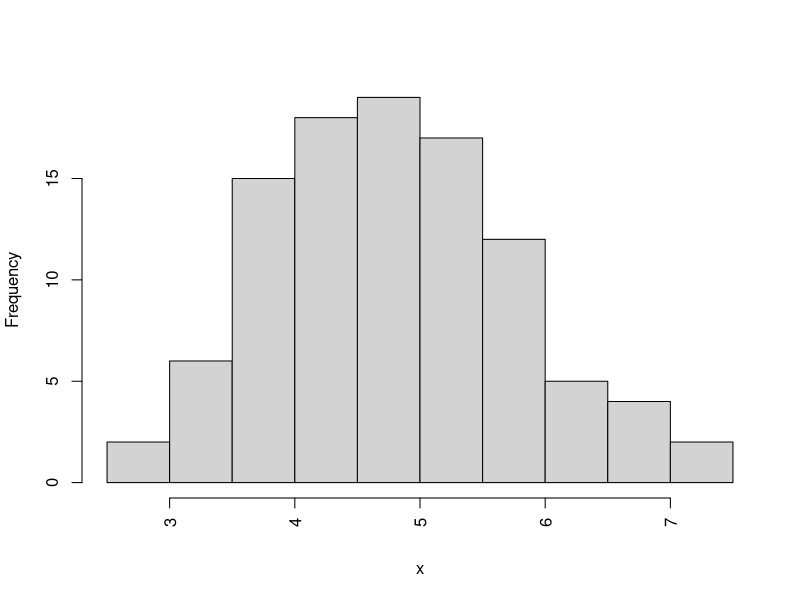
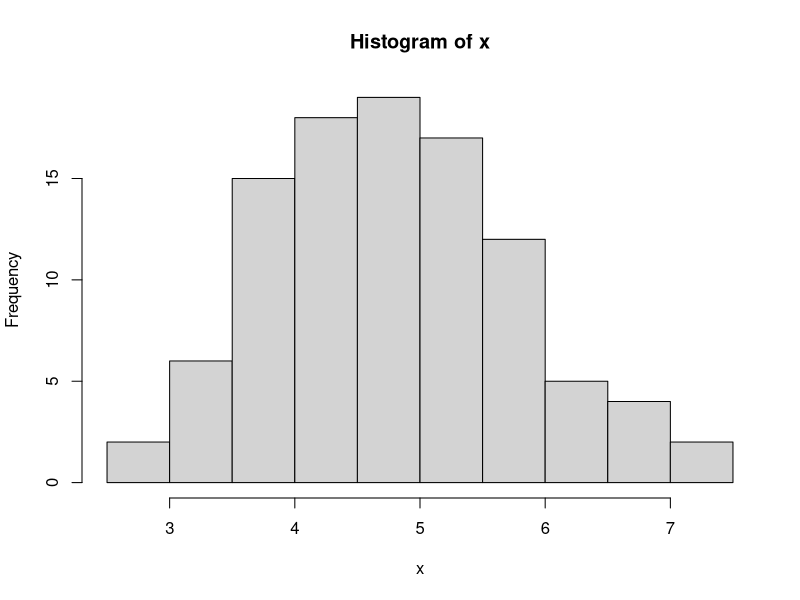
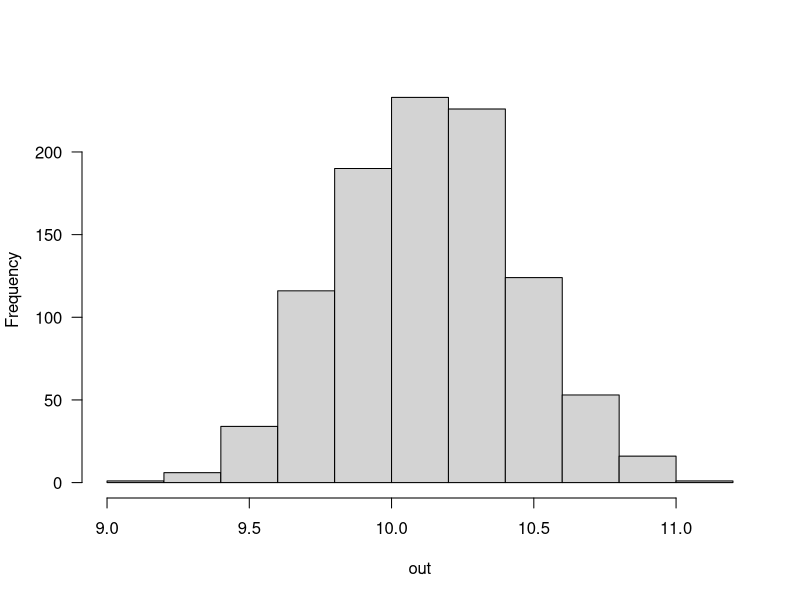
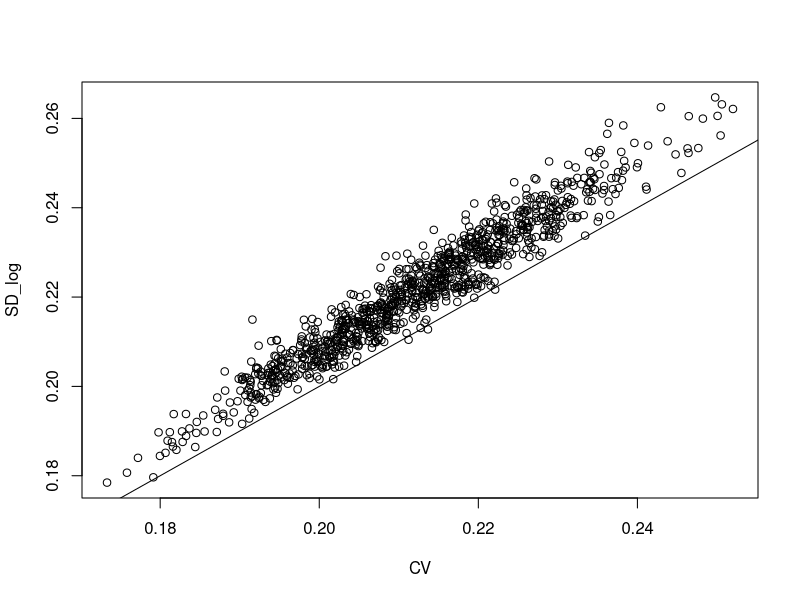
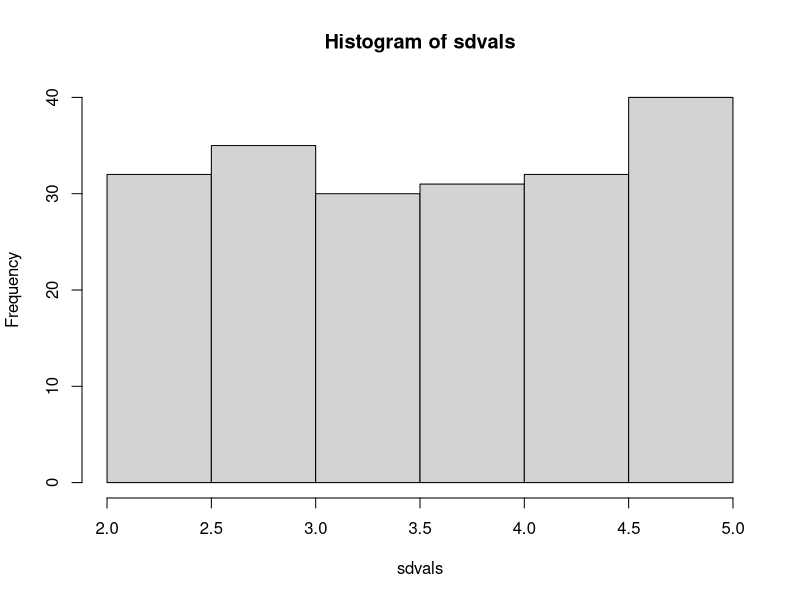
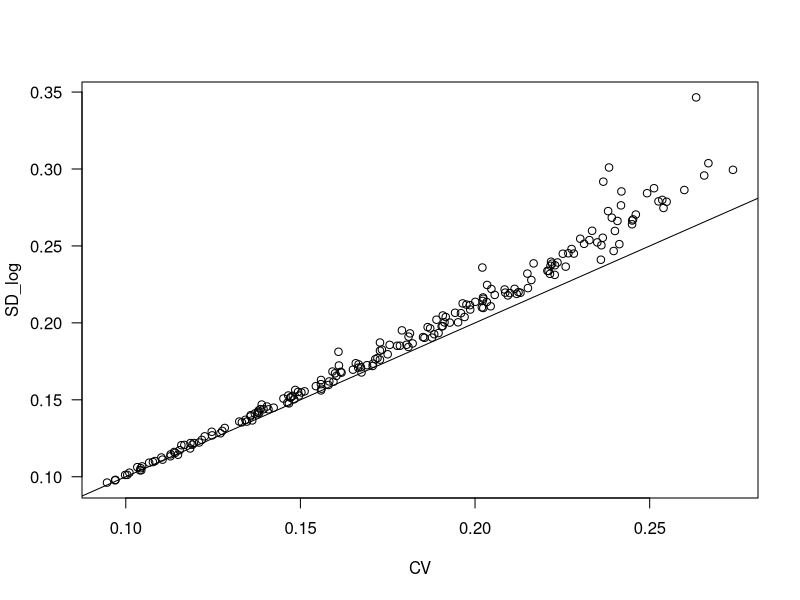

Source code (R) for these figures, in order:
# Day1 introduction, basic programming, bootstrap ####

# why use both SD and var if they're both measurement of dispersion?
# 1, get rid of negative
# 2, variances are additive C^2 = A^2 + B^2
# 3, sd keeps unit, therefore standard

# Houl et al. paper discussion, what examples is relavent to work i do? 

# log(a/b) = -log(b/a) = log(a) - log(b)
log(2) - log(3)
log(2/3)
-log(3/2)

# Simulating data
x <- rnorm(n=100, mean=5, sd=1)
mean(x)
sd(x)
hist(x, las=3, main = "") # las rotates the axis labels, have values 0,1,2,3
hist(x)
?hist
out=NULL
class(out)
out[2]
# Calculating SE via theoretical means and Bootstraping method

set.seed(2)
x <- rnorm(50,10,2)
se_x <- sqrt(var(x)/length(x))
se_x

out <- NULL
for(i in 1:1000) {
  sample <- sample(x, replace = T)
  out[i] <- mean(sample)
}
hist(out, las=1, main="")

# 90% CI
quantile(out, c(0.025, 0.975))

# exercise: 
# plot the relationship between log SD and CV
# option 1
y <- rnorm(100, 20, 4)
sd_log <- matrix(nrow = 1000, ncol = 1)
cv <- matrix(nrow = 1000, ncol = 1)
for (i in 1:1000) {
  sample <- sample(y, replace = T)
  sd_log[i] <- sd(log(sample))
  cv[i] <- sd(sample)/mean(sample)
}
dat <- as.data.frame(cbind(sd_log, cv))
colnames(dat) <- c("sd_log", "cv")
head(dat)
?as.data.frame
plot(dat$cv, dat$sd_log, xlab="CV", ylab="SD_log")
abline(0,1) # 0 is intercept, 1 is slopt


# oystein's method:
out = matrix(NA, nrow=200, ncol=2)
sdvals = runif(200, 2, 5) # runif generates uniform distributions with between 2(min) and 5(max) in this case.
hist(sdvals)
for(i in 1:200){
  x = rnorm(200, 20, sdvals[i]) 
  cv = sd(x)/mean(x)
  sd_log = sd(log(x))
  out[i,1] = cv
  out[i,2] = sd_log
}
plot(out[,1], out[,2], xlab="CV", ylab="SD_log", las=1)
lines(0:1, 0:1)

a <- c(1,2,3,4,5,6)
sample(a,  replace = F)
